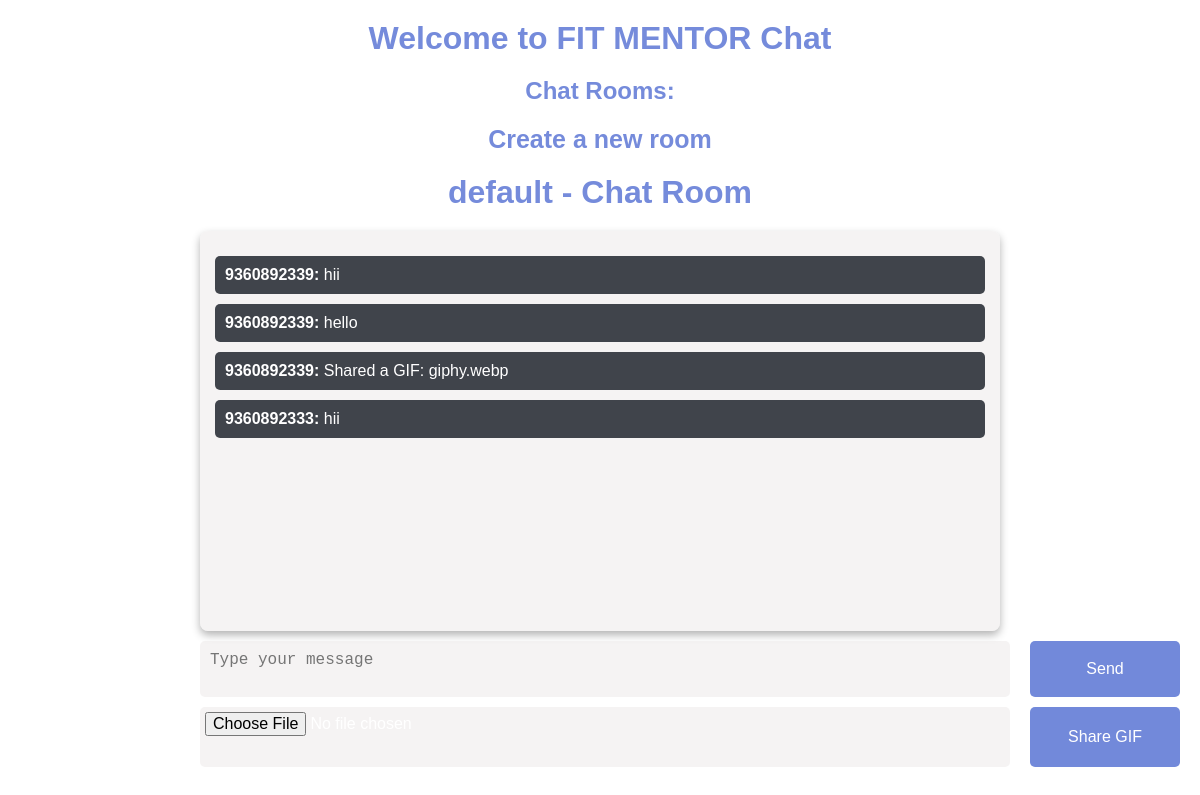
Before: /chat/default/ (signed in) with the older database file.
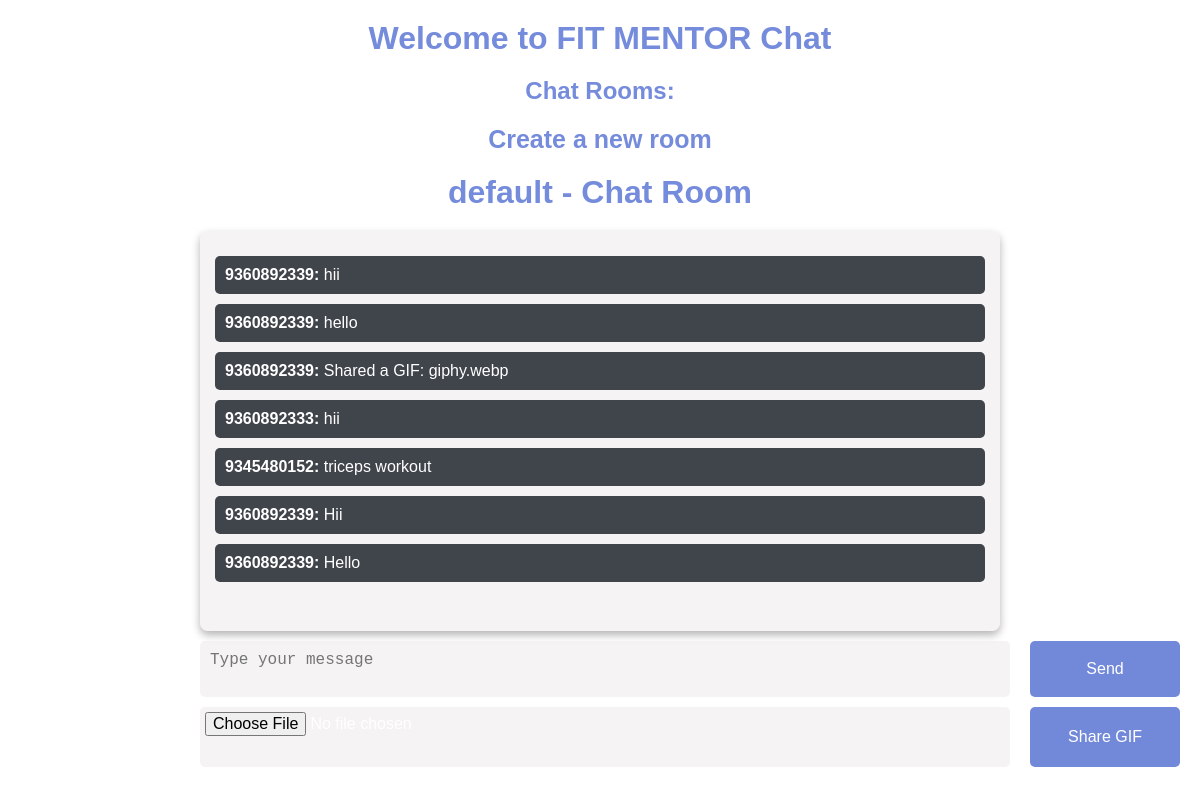
After: the same page with the newer database file.
### GymApp/models.py (models this page shows, shortened)
class Room(models.Model):
    name = models.CharField(max_length=255)
    trainer = models.ForeignKey(User, on_delete=models.CASCADE, null=True, blank=True)

class Message(models.Model):
    room = models.ForeignKey(Room, related_name="messages", on_delete=models.CASCADE)
    user = models.ForeignKey(User, on_delete=models.CASCADE)
    content = models.TextField()
    timestamp = models.DateTimeField(default=now)

### GymApp/views.py (the view, shortened to what this page needs)
# urls.py: path('chat/<str:room_name>/', views.chatRoom, name='chatroom'),
@login_required
def chatRoom(request, room_name):
    room, created = Room.objects.get_or_create(name=room_name)
    messages = room.messages.all().order_by('timestamp')
    return render(request, 'chatroom.html', {
        'room': room,
        'messages': messages
    })

### templates/chatroom.html (shortened to what this page needs)
{% load static %}
<!DOCTYPE html>
<html lang="en">
<head>
</head>
<body>
    <h1>Welcome to FIT MENTOR Chat</h1>
    <h2>Chat Rooms:</h2>
    <a class="rr" href="{% url 'createroom' %}"> Create a new room</a>
    <h1>{{ room.name }} - Chat Room</h1>
    <div id="messages">
        {% for message in messages %}
            <p><strong>{{ message.user.username }}:</strong> {{ message.content }}</p>
        {% endfor %}
    </div>
    <form method="POST">
        <textarea name="message" placeholder="Type your message"></textarea>
        <button type="submit">Send</button>
    </form>
    <form method="POST" enctype="multipart/form-data">
        <input type="file" name="gif" accept="image/gif" />
        <button type="submit">Share GIF</button>
    </form>
</body>
</html>

Changed rows visible on the page:
added Message: user.username "9345480152", content "triceps workout"
added Message: user.username "9360892339", content "Hii"
added Message: user.username "9360892339", content "Hello"
